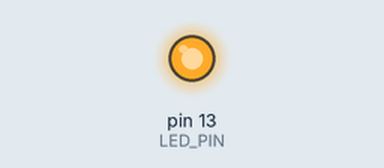
Recording of a sketch running on a simulated Arduino Uno, built with avr-gcc and run on an emulated ATmega328P. Parts: output pins drawn as LEDs (lit = HIGH).

Above: at 1.5 s.
At 2.9 s:
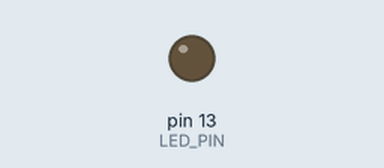
Timing chart, 0 to 5.2 s (numbered marks = the images above):
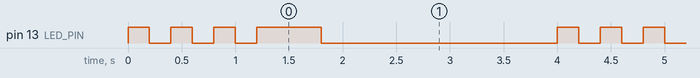

Measured:
- by itself, pin 13 (LED_PIN): repeats every 4.0 s: 2 × (LOW 0.20 s, HIGH 0.20 s), LOW 0.20 s, HIGH 0.60 s, LOW 2.2 s, HIGH 0.20 s
- by itself, everything shown: repeats every 4.0 s, in 8 steps

The sketch:

VIsForVictory.ino
```cpp
const int LED_PIN = 13;
const int DOT = 200;
const int DASH = DOT * 3;
const int GAP = DOT;

void setup() {
  pinMode(LED_PIN, OUTPUT);
}

void loop() {
  // Morse "V" = ...-
  blink(DOT);
  blink(DOT);
  blink(DOT);
  blink(DASH);

  delay(2000); // Pause before repeating
}

void blink(int duration) {
  digitalWrite(LED_PIN, HIGH);
  delay(duration);
  digitalWrite(LED_PIN, LOW);
  delay(GAP);
}
```
